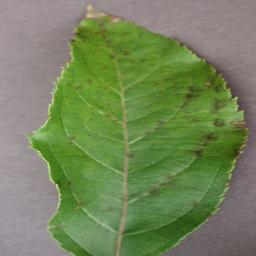
#> input picture exp/scab.png, 256 x 256 px
$ jupyter execute --allow-errors main.ipynb
#> lines starting #> are read from the running program, lines starting #| are printed output that depends on the picture
[cell 1]
import plotly.express as px
import pandas as pd

# df = px.data.tips()
# fig = px.parallel_categories(df)

# fig.show()

#> (a cell that did not finish here is left out)

[cell 3]
import seaborn as sns
import matplotlib.pyplot as plt
import numpy as np
from PIL import Image
from matplotlib.offsetbox import OffsetImage, AnnotationBbox

# Disease categories
text_labels = [
    "a image about Apple scab",
    "a image about Black rot",
    "a image about Cedar apple rust",
    "a image about healthy apple"
]

image_labels = [
    "./scab.png",
    "./black_rot.png",
    "./cedar_rust.png",
    "./healthy.png"
]

# Sample similarity matrix (replace with your CLIP model outputs)
similarities = np.array([
    [0.35, 0.15, 0.16, 0.14],
    [0.16, 0.32, 0.18, 0.15],
    [0.17, 0.19, 0.33, 0.16],
    [0.15, 0.16, 0.17, 0.34]
])

# Create heatmap
plt.figure(figsize=(12, 8))
ax = sns.heatmap(similarities, annot=True, xticklabels=text_labels, yticklabels=['']*len(image_labels), cmap="YlGnBu")
plt.xticks(rotation=45)
plt.yticks(rotation=0)

# Load images
images = [Image.open(img_path) for img_path in image_labels]
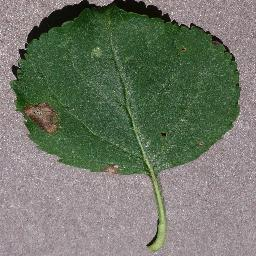
#> input picture exp/black_rot.png, 256 x 256 px
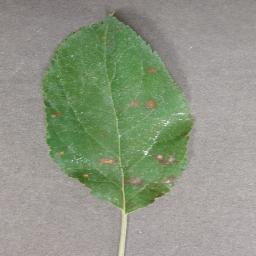
#> input picture exp/cedar_rust.png, 256 x 256 px
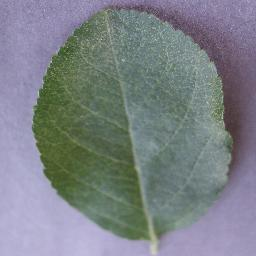
#> input picture exp/healthy.png, 256 x 256 px
#> images = 4 items

# Display images next to y-axis
for y, img in enumerate(images):
    imagebox = OffsetImage(img.resize((50, 50)), zoom=1)
    y_pos = (len(images) - y - 0.5) / len(images)
    ab = AnnotationBbox(imagebox, (-0.05, y_pos), frameon=False, xycoords='axes fraction', box_alignment=(1, 0.5))
    ax.add_artist(ab)
#> this loop made 4 passes
#> y_pos on passes 1 to 4: 0.875, 0.625, 0.375, 0.125

plt.show()
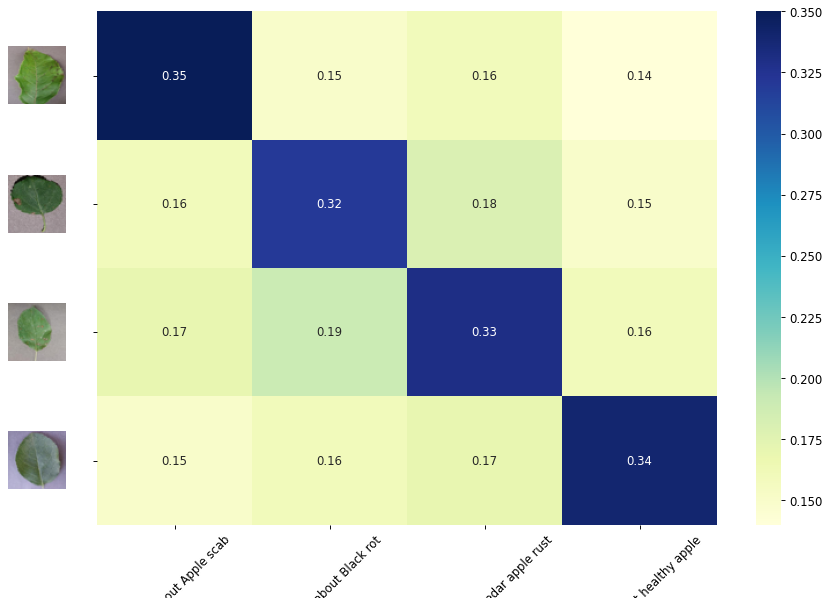
#> figure drawn by matplotlib, 2 panels
